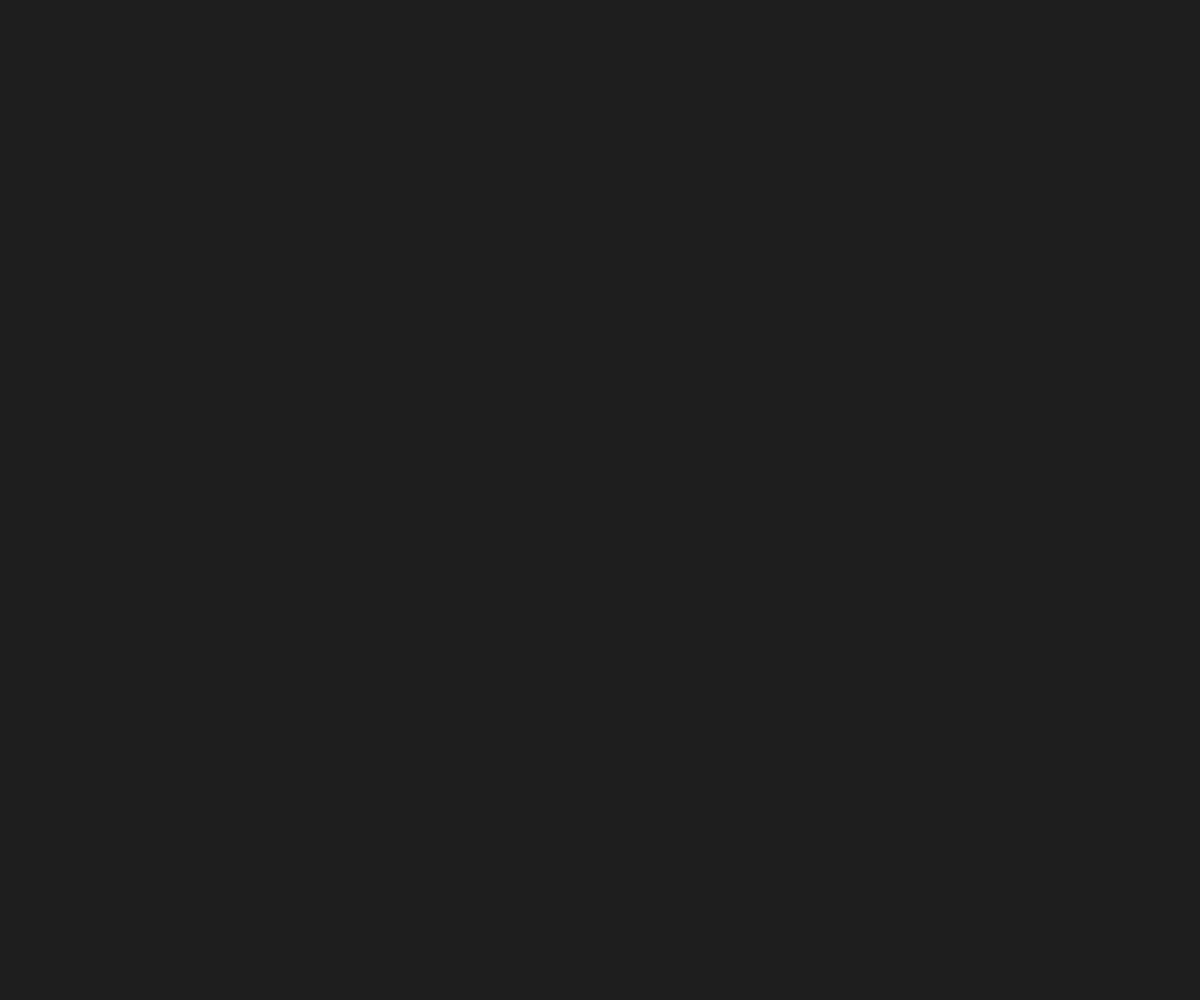
Frame 1 (no input)
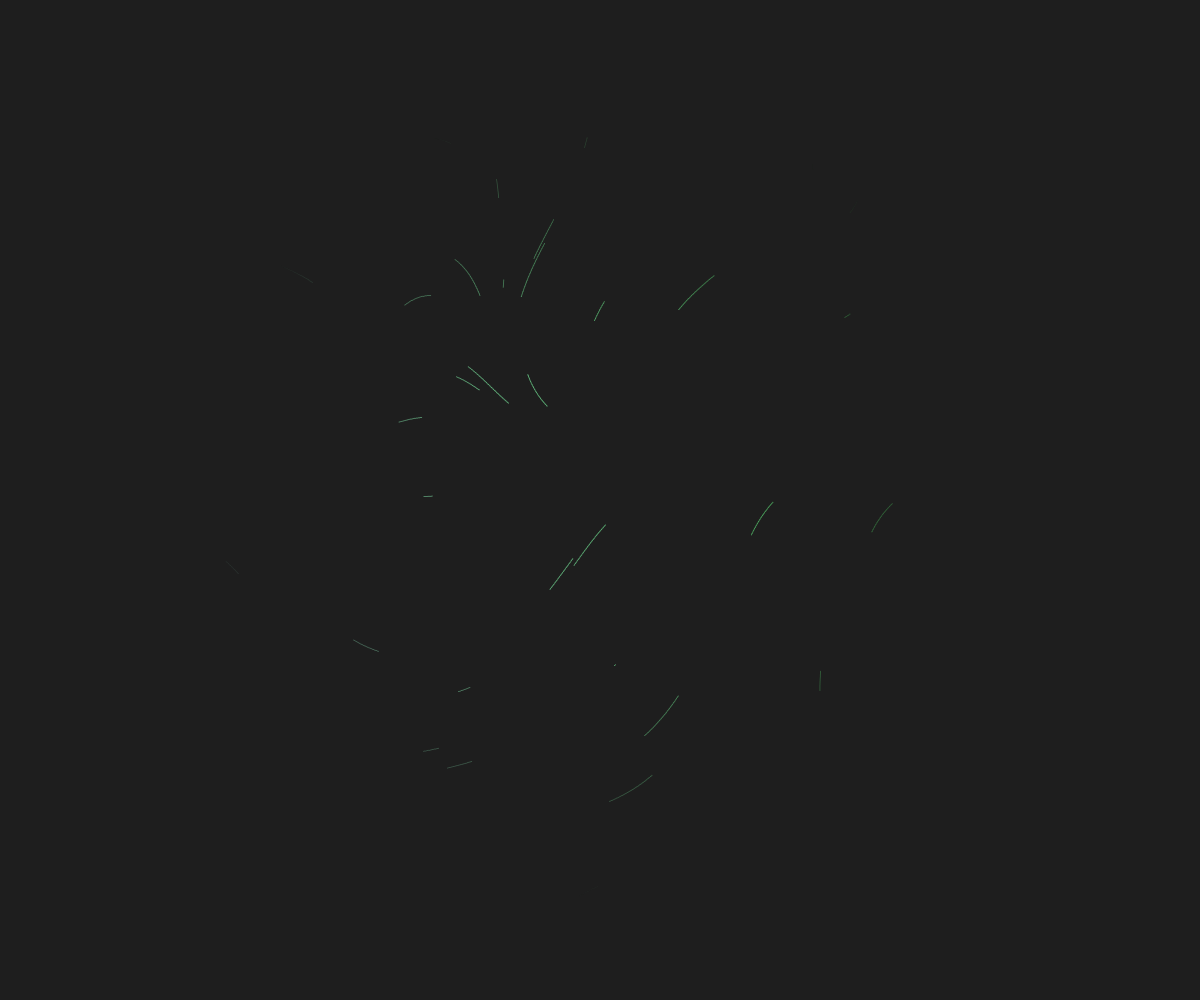
Frame 60 (no input)
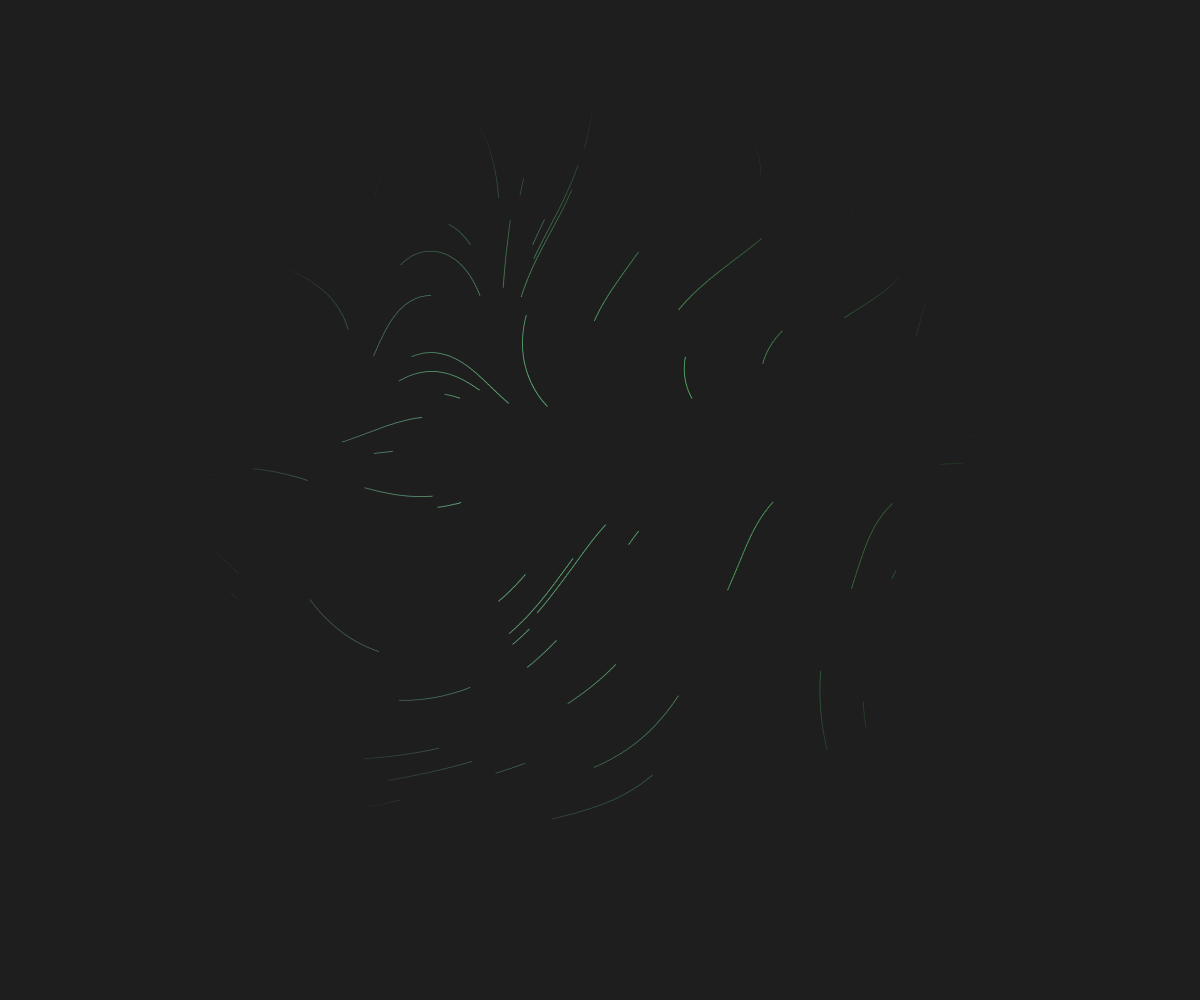
Frame 120 (the mouse pressed at the canvas centre since frame 60)

The p5.js sketch that drew these frames (run headless with seeded random() and noise() and a simulated clock; from frame 60 on, the mouse is pressed at the canvas centre):

// p5.js sketch
// ── sketch.js
var points = []
var mult
var fr
var ind
var running = true
var r1,g1,b1,r2,g2,b2

function setup() {
  createCanvas(windowWidth, windowHeight)
  background(30)
  angleMode(DEGREES)
  noiseDetail(1)

  var density = 50
  var space = width/density
  fr = createP('')
  ind = createP('')

  for (var x=0; x < width; x+=space){
    for (var y=0; y < height; y+=space){
      var p = createVector(x + random(10, -10), y + random(-10, 10))
      points.push(p)
    }
  }

  shuffle(points, true)

  // r1,g1,b1,r1,g2,b2 = random(255), random(255), random(255), random(255), random(255), random(255)
  r1 = random(255)
  r2 = random(255)
  g1 = random(255)
  g2 = random(255)
  b1 = random(255)
  b2 = random(255)

  mult = random(0.002, 0.01)
}

function draw() {
  noStroke()
  
  if (frameCount * 2 <= points.length){
    var max = frameCount % points.length
  } else {
    var max = points.length
  }

  for (var i = 0; i < max; i+=1){
    ind.html(i)
    
    var r = map(points[i].x, 0, width, r1, r2)
    var g = map(points[i].y, 0, height, g1, g2)
    var b = map(points[i].x, 0, width, b1, b2)
    var alpha = map(dist(width/2, height/2, points[i].x, points[i].y), 0, 400, 400, 0)

    fill(r, g, b, alpha)
    // fill(r, g, b)

    var angle = map(noise(points[i].x * mult, points[i].y * mult), 0, 1, 0, 720)

    points[i].add(createVector(cos(angle), sin(angle)))

    if (dist(width/2, height/2, points[i].x, points[i].y) < 400){
      ellipse(points[i].x, points[i].y, 1)
    }

  }

  fr.html(floor(frameRate()));
  // await sleep(2000)
}

function mouseClicked() {
  
  if (running == true){
    noLoop()
    running = false
  } else{
    loop()
    running = true
  }
}
// ── sketch_circle_with_alpha.js
var points = []
var mult = 0.001
var fr
var ind
var running = true

function setup() {
  createCanvas(windowWidth, windowHeight)
  background(30)
  angleMode(DEGREES)
  noiseDetail(1)

  var density = 50
  var space = width/density
  fr = createP('')
  ind = createP('')

  for (var x=0; x < width; x+=space){
    for (var y=0; y < height; y+=space){
      var p = createVector(x + random(10, -10), y + random(-10, 10))
      points.push(p)
    }
  }
}

function draw() {
  noStroke()
  // fill(255)

  for (var i = 0; i < points.length; i+=1){
    ind.html(i)
    
    var r = map(points[i].x, 0, width, 50, 255)
    var g = map(points[i].y, 0, height, 50, 255)
    var b = map(points[i].x, 0, width, 255 , 50)
    var alpha = map(dist(width/2, height/2, points[i].x, points[i].y), 0, 400, 400, 0)

    fill(r, g, b, alpha)
    // fill(r, g, b)

    var angle = map(noise(points[i].x * mult, points[i].y * mult), 0, 1, 0, 720)

    points[i].add(createVector(cos(angle), sin(angle)))

    if (dist(width/2, height/2, points[i].x, points[i].y) < 400){
      ellipse(points[i].x, points[i].y, 1)
    }

  }

  fr.html(floor(frameRate()));
  // await sleep(2000)
}

function mouseClicked() {
  
  if (running == true){
    noLoop()
    running = false
  } else{
    loop()
    running = true
  }
}
// ── sketch_circle_with_random_color.js
var points = []
var mult = 0.001
var fr
var ind
var running = true
var r1,g1,b1,r2,g2,b2

function setup() {
  createCanvas(windowWidth, windowHeight)
  background(30)
  angleMode(DEGREES)
  noiseDetail(1)

  var density = 50
  var space = width/density
  fr = createP('')
  ind = createP('')

  for (var x=0; x < width; x+=space){
    for (var y=0; y < height; y+=space){
      var p = createVector(x + random(10, -10), y + random(-10, 10))
      points.push(p)
    }
  }

  // r1,g1,b1,r1,g2,b2 = random(255), random(255), random(255), random(255), random(255), random(255)
  r1 = random(255)
  r2 = random(255)
  g1 = random(255)
  g2 = random(255)
  b1 = random(255)
  b2 = random(255)
}

function draw() {
  noStroke()
  // fill(255)

  for (var i = 0; i < points.length; i+=1){
    ind.html(i)
    
    var r = map(points[i].x, 0, width, r1, r2)
    var g = map(points[i].y, 0, height, g1, g2)
    var b = map(points[i].x, 0, width, b1, b2)
    var alpha = map(dist(width/2, height/2, points[i].x, points[i].y), 0, 400, 400, 0)

    fill(r, g, b, alpha)
    // fill(r, g, b)

    var angle = map(noise(points[i].x * mult, points[i].y * mult), 0, 1, 0, 720)

    points[i].add(createVector(cos(angle), sin(angle)))

    if (dist(width/2, height/2, points[i].x, points[i].y) < 400){
      ellipse(points[i].x, points[i].y, 1)
    }

  }

  fr.html(floor(frameRate()));
  // await sleep(2000)
}

function mouseClicked() {
  
  if (running == true){
    noLoop()
    running = false
  } else{
    loop()
    running = true
  }
}
// ── sketch_v1_simple.js
var points = []
var mult = 0.001

function setup() {
  createCanvas(windowWidth, windowHeight)
  background(30)
  angleMode(DEGREES)
  noiseDetail(1)

  var density = 45
  var space = width/density

  for (var x=0; x < width; x+=space){
    for (var y=0; y < height; y+=space){
      var p = createVector(x + random(10, -10), y + random(-10, 10))
      points.push(p)
    }
  }
}

function draw() {
  noStroke()
  fill(255)

  for (var i = 0; i < points.length; i+=1){

    var angle = map(noise(points[i].x * mult, points[i].y * mult), 0, 1, 0, 720)
    console.log(angle)

    points[i].add(createVector(cos(angle), sin(angle)))

    ellipse(points[i].x, points[i].y, 1)
  }
}

// ── sketch_v2_rgb.js
var points = []
var mult = 0.001
var fr
var ind
var running = true

function setup() {
  createCanvas(windowWidth, windowHeight)
  background(30)
  angleMode(DEGREES)
  noiseDetail(1)

  var density = 45
  var space = width/density
  fr = createP('')
  ind = createP('')

  for (var x=0; x < width; x+=space){
    for (var y=0; y < height; y+=space){
      var p = createVector(x + random(10, -10), y + random(-10, 10))
      points.push(p)
    }
  }
}

function draw() {
  noStroke()
  // fill(255)

  for (var i = 0; i < points.length; i+=1){
    ind.html(i)
    
    var r = map(points[i].x, 0, width, 50, 255)
    var g = map(points[i].y, 0, height, 50, 255)
    var b = map(points[i].x, 0, width, 255 , 50)

    fill(r, g, b)

    var angle = map(noise(points[i].x * mult, points[i].y * mult), 0, 1, 0, 720)
    // console.log(angle)

    points[i].add(createVector(cos(angle), sin(angle)))

    ellipse(points[i].x, points[i].y, 1)
  }

  fr.html(floor(frameRate()));
  // await sleep(2000)
}

function mouseClicked() {
  
  if (running == true){
    noLoop()
    running = false
  } else{
    loop()
    running = true
  }
}
